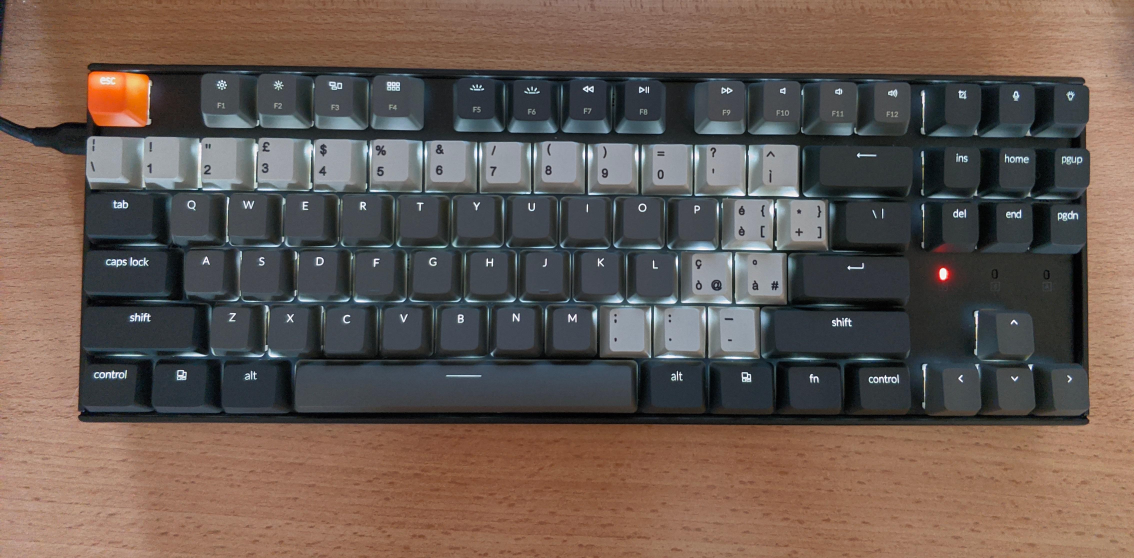
#> input picture ejrvt9lvrpw61.jpg, 4535 x 2232 px, given in place of ., which was not available (shown at 1/4 size)
$ python -i trie2.py   (imports and definitions only)
#> lines starting #> are read from the running program, lines starting #| are printed output that depends on the picture
#trie
import skimage
import skimage.io
import skimage.color
import skimage.filters
import skimage.measure
import skimage.morphology
from skimage.filters import threshold_local
from matplotlib import pyplot as plt
import numpy as np
from PIL import Image
import pytesseract
from utils import sobel

pytesseract.pytesseract.tesseract_cmd = r"C:\Users\Théo\AppData\Local\Programs\Tesseract-OCR\tesseract.exe"


def detect_layout_from_image(img_paths, debug=False):

#> called with img_paths = '../ejrvt9lvrpw61.jpg', debug = False
    results = []

    for img_path in img_paths:

        fig, axes = plt.subplots(1, 10, figsize=(32, 6))

        img = plt.imread(img_path)
#> img is the input picture: shape (2232, 4535, 3); mean R, G, B 103.6, 89.4, 81.7
        if img.shape[-1] == 4:
            img = img[..., :3]   # remove alpha

        # 1. IMAGE ORIGINALE
        if debug:
            axes[0].imshow(img)
            axes[0].set_title("1. Original")
            axes[0].axis("off")

        # 2. GRAYSCALE
        gray = skimage.color.rgb2gray(img)
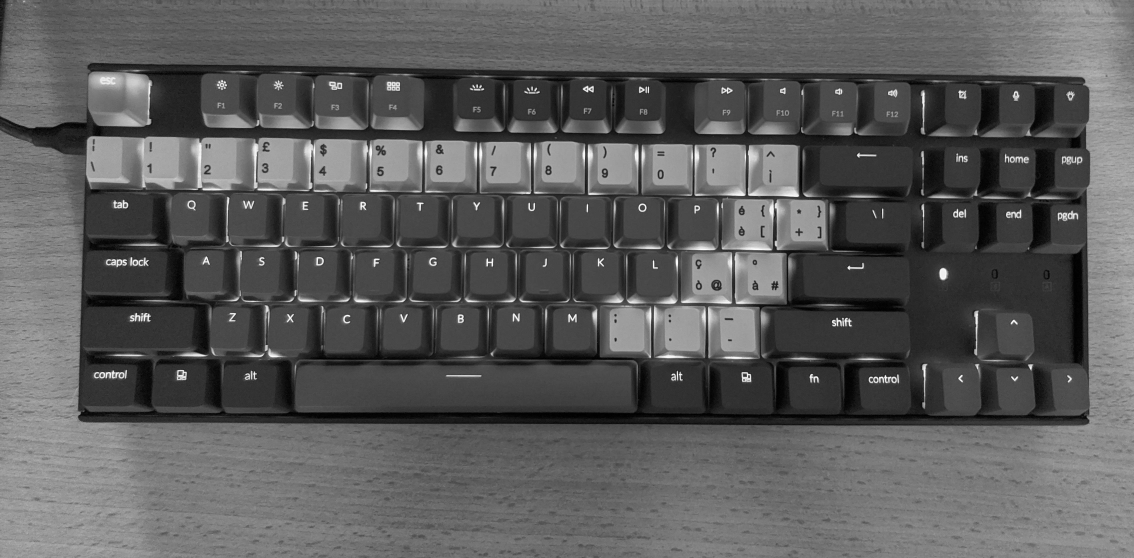
#> gray: shape (2232, 4535) float64 (shown at 1/4 size); min 0, max 1, mean 0.36
        if debug:
            axes[1].imshow(gray, cmap="gray")
            axes[1].set_title("2. Gray")
            axes[1].axis("off")

        # 3. SOBEL
#> (the run stopped early here; a loop or call above may not have finished)

$ run again, on r0ff5k8l65571.jpg
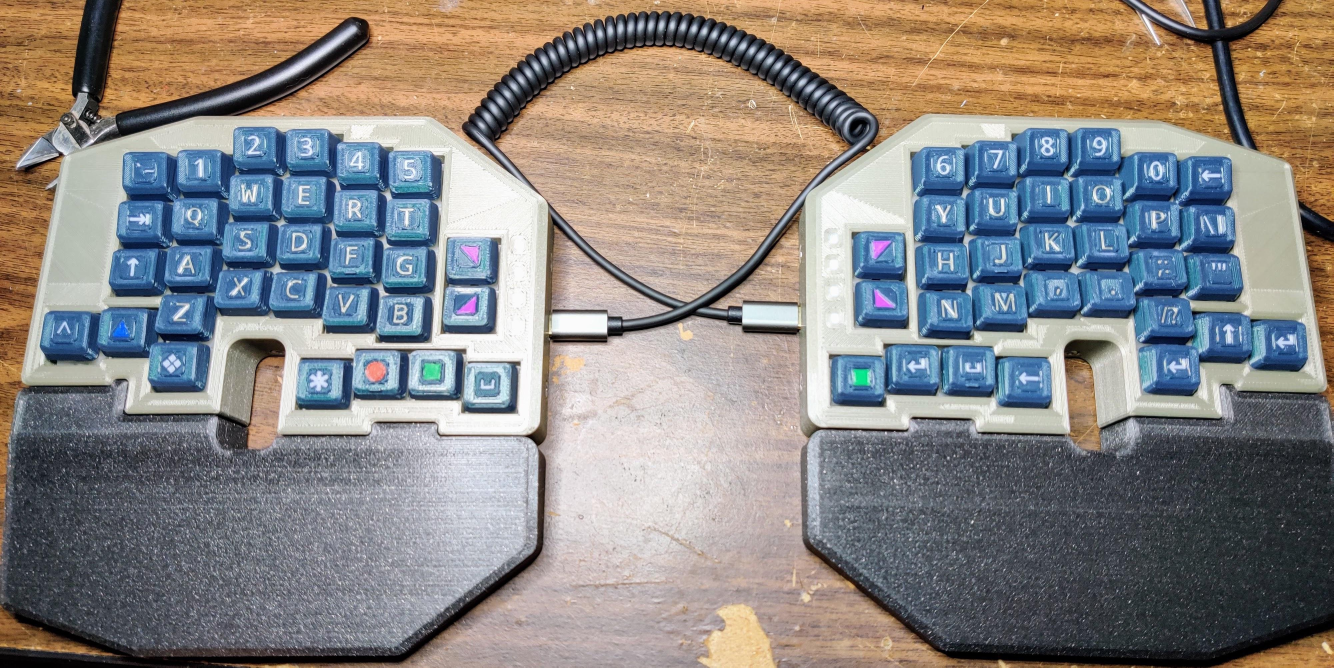
#> input picture r0ff5k8l65571.jpg, 4000 x 2002 px, given in place of ., which was not available (shown at 1/3 size)
#> in detect_layout_from_image, img is the input picture: shape (2002, 4000, 3); mean R, G, B 137.3, 133.3, 130.7
#> in detect_layout_from_image, `gray = skimage.color.rgb2gray(img)`:
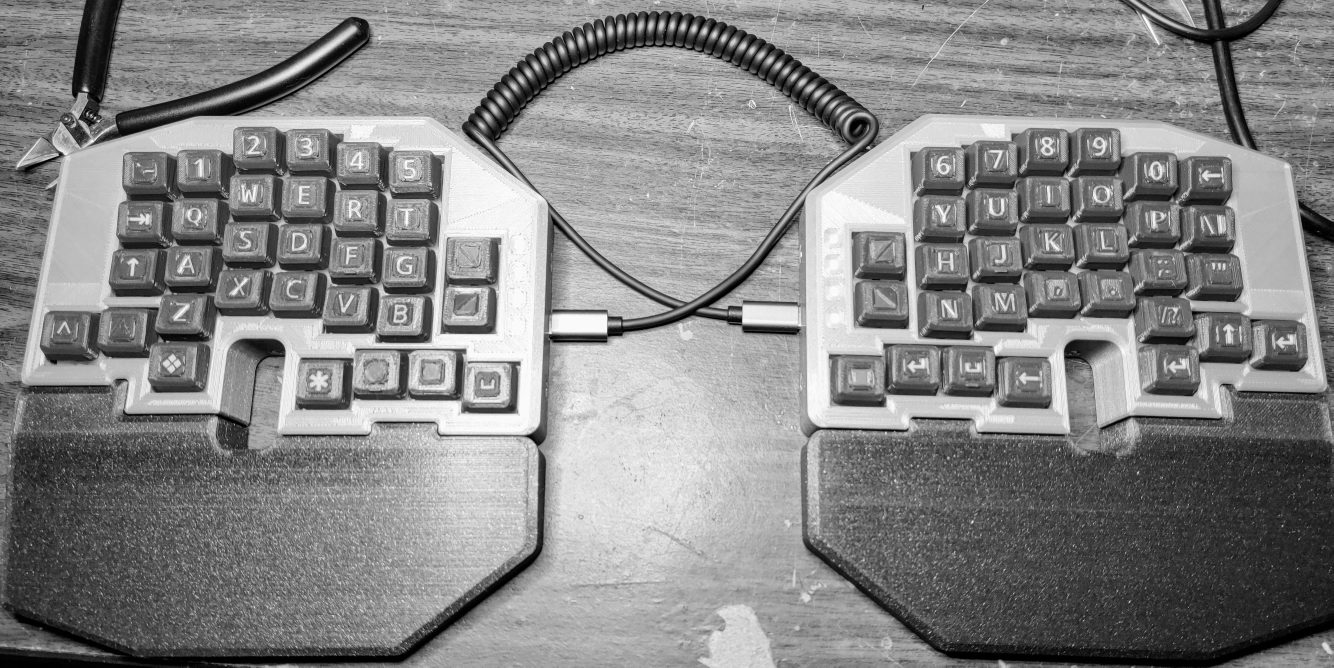
#> gray: shape (2002, 4000) float64 (shown at 1/3 size); min 0, max 1, mean 0.525
